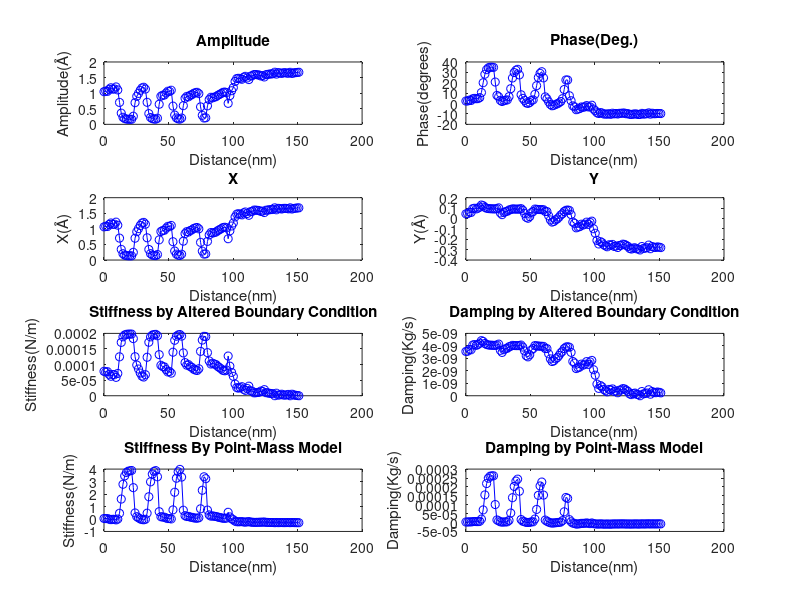

Reproduce this figure in MATLAB.
% Tiny code for corercting the phase discontinuities in the phase grabbing From the Lockin.
% The discontinuities arrise if the phase of our system exceeds the upper limit of arctan(Y/X) which is 90 degrees.

clear all
%% Experimental constants

Int_sensitivity = 39.73;           	% in mv/A
opamp_gain = 12;
scanner_calib = 22.27;              % nm/V
lockin_sens = 100;                  % in mv

cantilever_stiffness = 0.8486;          % in N/m
free_amplitude = 1.1;                % in Amstrongs
drive_frequency = 2000*2*pi;            % in Hz

npoints = 80;                       % uptil what point do we need to correct the phase data
phasecutoff = -0.139;               % the cutoff point below which the phase would be take to the positive side
datacutoff =115;                    % to trim the redundant part in free amplitude 

density = 2329;                     %density of material of cantilever
area = 8750e-12;                        %surface area of cantilever
cantilever_length = 250e-006;      %length of cantilver SI units


%% Removing the approach values and rescaling the z_voltage values and converting to nanometers

% trimm all the arrays to remove approach z values.

a= importdata('_0x4__data.txt');
b = a.('data');

z = b(:,1);
totlength = length(z);

approach_count = 0;

for i = 1: (totlength-1)
    if (z(i) > z(i+1))
        approach_count = approach_count+1;
    end
end

% count;
% plot(z)

for i=1:approach_count
    b(1,:) = [];
end

for i = datacutoff:length(b)
    b(datacutoff,:) = [];
end

%length(b)

%% data allocation

z_volt = b(:,1);
x = b(:,7)*(lockin_sens/(Int_sensitivity*10));
y = b(:,8)*(lockin_sens/(Int_sensitivity*10));

amplitude = b(:,2)*(lockin_sens/(Int_sensitivity*10));
phase = b(:,3);                        % Third column is the Phase.
DC = b(:,4);

offset_phase = (min(phase));
new_phase = 30*(pi/180);

n= zeros(length(phase),1);
for i = 1:length(phase)
    if phase(i)< 0
        n(i)=-1;
    else 
        n(i)=1;
    end
end

% true_x = (x);
true_x = (x)/cos(offset_phase);

true_y = (y);- min(y);

%  true_x = real(x/cos(offset_phase));
%   true_y =real(sqrt((-1*(x.^2)*((tan(offset_phase))^2))+ (y.^2)));
 %true_y = 
%  %true_y = true_y- min(true_y);

z_dist = (z_volt - min(z_volt) )* (scanner_calib * opamp_gain) ; 


%% Stiffness and Damping calculation   


stiffness = double(cantilever_stiffness* ((free_amplitude./amplitude).*(cos(phase)) -1)); 
%stiffness = stiffness - min(stiffness);

damping = double(cantilever_stiffness * (1.0) * ((free_amplitude./(amplitude.*(drive_frequency))) .* (sin((phase))))) ;
%damping = damping- min(damping);



stiffx = double((-1)*(((0.666*cantilever_stiffness * cantilever_length).*true_x./free_amplitude)- 0.333*density*10*area*cantilever_length*drive_frequency*drive_frequency));
stiffx = stiffx - min(stiffx);

lever_damping = 10e-006;
dampy = double(0.666*cantilever_stiffness*cantilever_length.*true_y./(free_amplitude.*drive_frequency))- (0.333*lever_damping*cantilever_length);
dampy = dampy- min(dampy);

retardation_time = double(dampy./(stiffx));

rsq = true_x.^2 + true_y.^2;
asq = amplitude.^2;


%% Plotting

phase = phase .* (180/pi); %converted phase to degrees

subplot(4,2,1)
plot(z_dist,amplitude,'o-b')
title('Amplitude')
xlabel('Distance(nm)')  
ylabel('Amplitude(Å)')

subplot(4,2,2)
plot(z_dist,phase,'o-b')
title('Phase(Deg.)')
xlabel('Distance(nm)')
ylabel('Phase(degrees)')


subplot(4,2,3)
plot(z_dist,true_x,'o-b')
title('X')
xlabel('Distance(nm)')
ylabel('X(Å)')


subplot(4,2,4)
plot(z_dist,true_y,'o-b')
title('Y')
xlabel('Distance(nm)')
ylabel('Y(Å)')

subplot(4,2,5)
plot(z_dist,stiffx,'o-b')
title('Stiffness by Altered Boundary Condition')
xlabel('Distance(nm)')
ylabel('Stiffness(N/m)')

subplot(4,2,6)
plot(z_dist,dampy,'o-b')
title('Damping by Altered Boundary Condition')
xlabel('Distance(nm)')
ylabel('Damping(Kg/s)')

subplot(4,2,7)
plot(z_dist,stiffness,'o-b')
title('Stiffness By Point-Mass Model')
xlabel('Distance(nm)') 
ylabel('Stiffness(N/m)')


subplot(4,2,8)
plot(z_dist,damping,'o-b')
title('Damping by Point-Mass Model')
xlabel('Distance(nm)')
ylabel('Damping(Kg/s)')


% subplot(4,2,7)
% plot(z_dist,DC,'o-b')
% title('Retardation Time')
% xlabel('Distance(nm)')
% ylabel('Retardation Time(s)')
